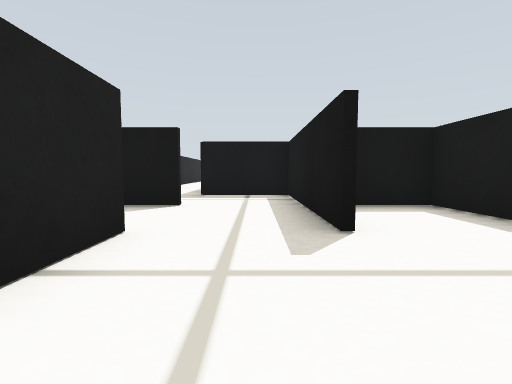
[1] (above)

24 first-person views from a walk through a Gazebo world. The camera is 0.13 m above the floor, tilts 4° down and sees 85° across. The floor is counted in squares, 0.2 m on a side. Each view is taken from the middle of a square. On the plan, view 1 faces up. The plan holds only what a view shows up to about 9 squares ahead; the rest is blank.

[2]
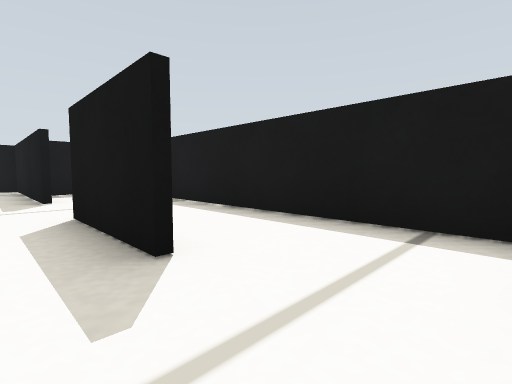

[3]
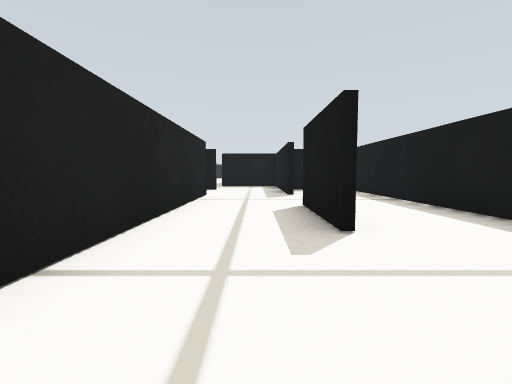

[4]
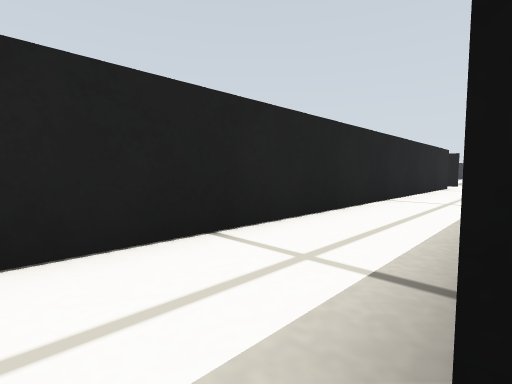

[5]
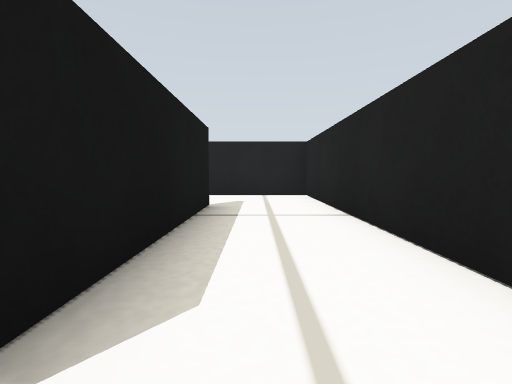

[6]
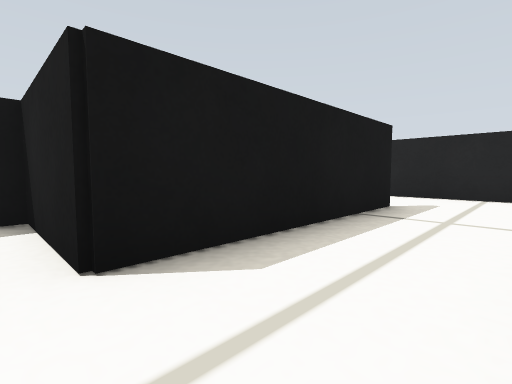

[7]
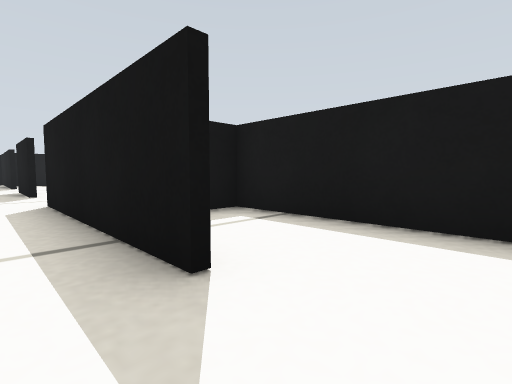

[8]
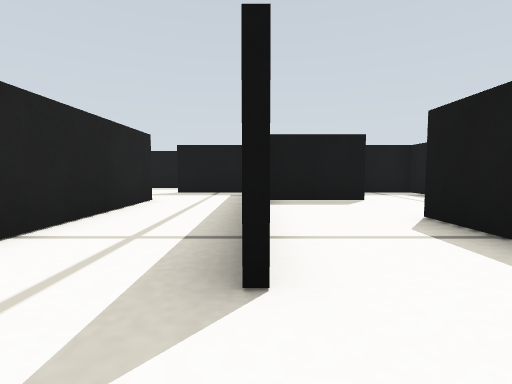

[9]
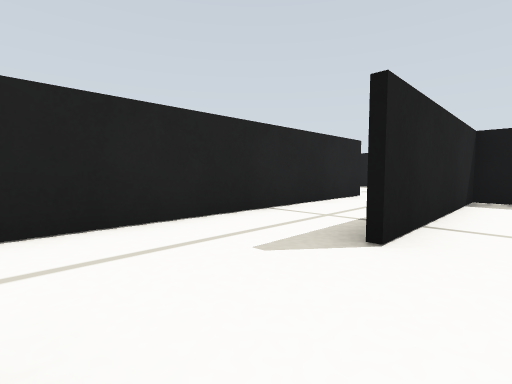

[10]
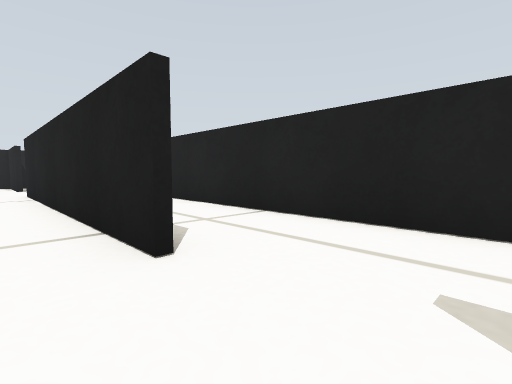

[11]
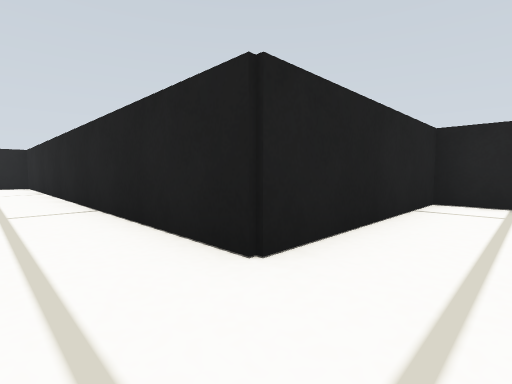

[12]
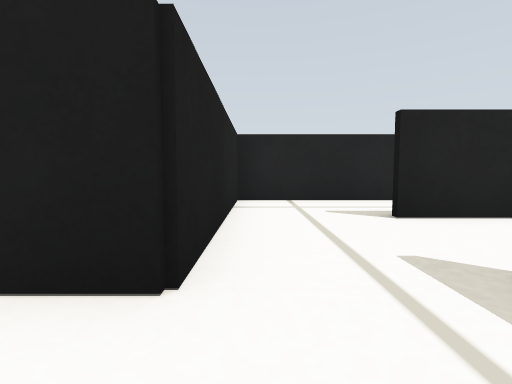

[13]
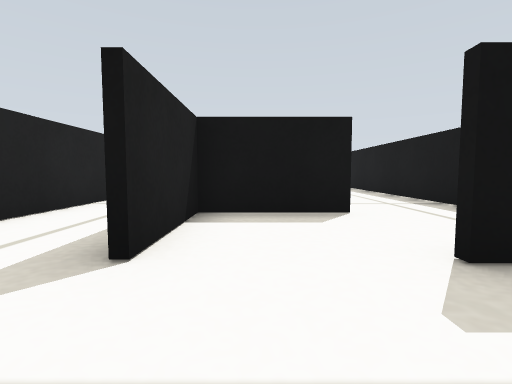

[14]
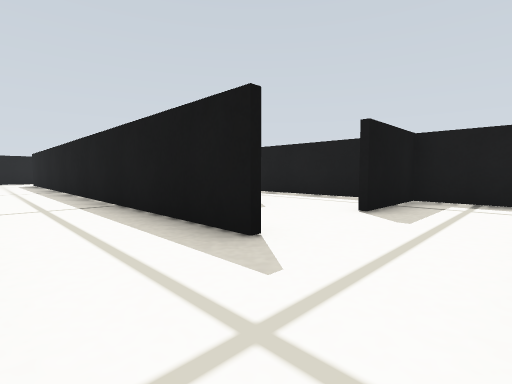

[15]
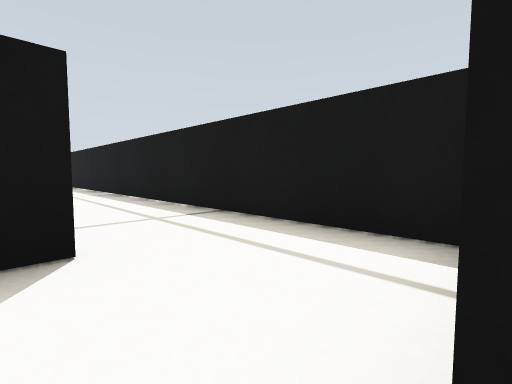

[16]
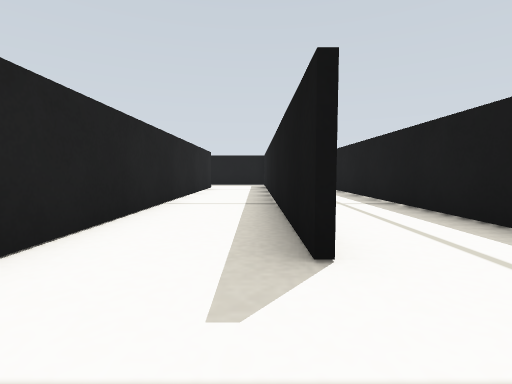

[17]
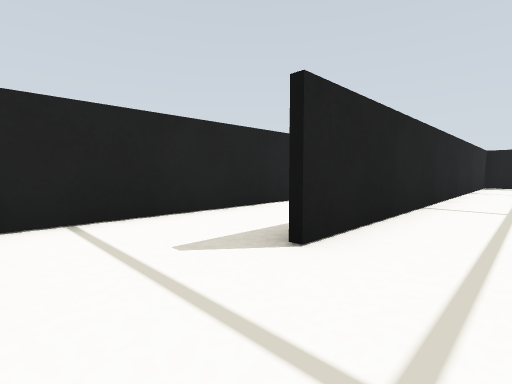

[18]
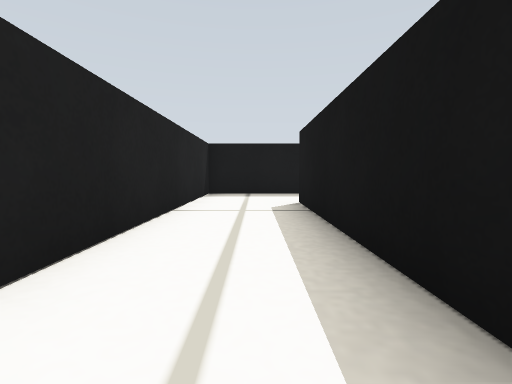

[19]
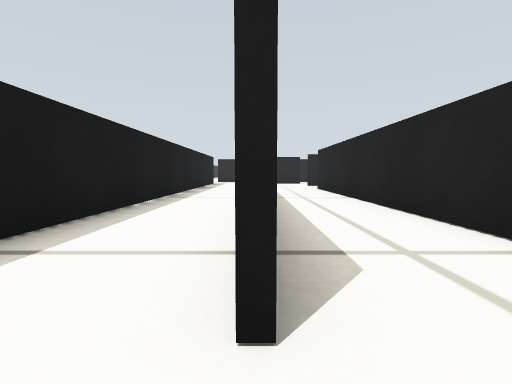

[20]
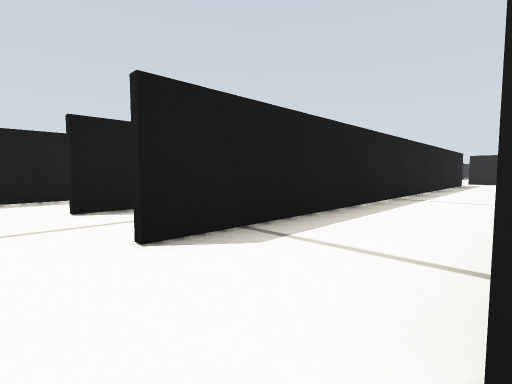

[21]
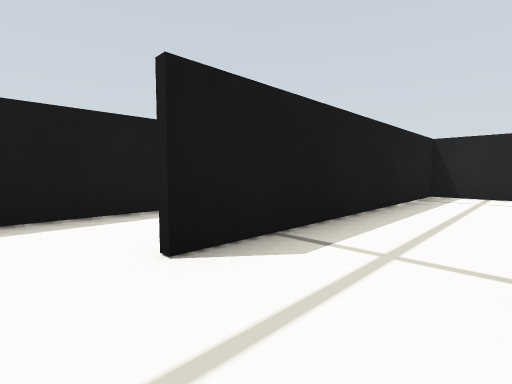

[22]
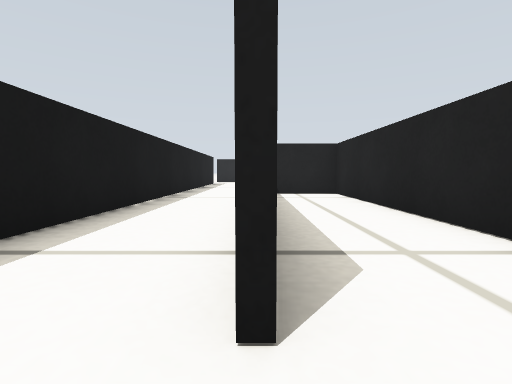

[23]
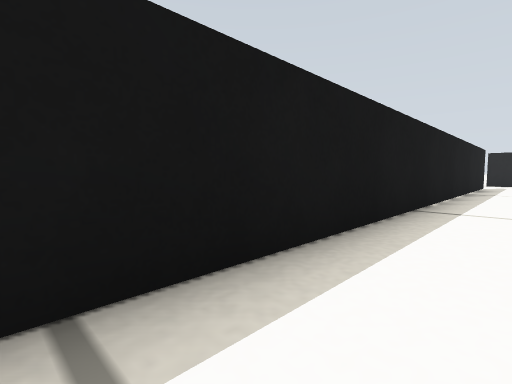

[24]
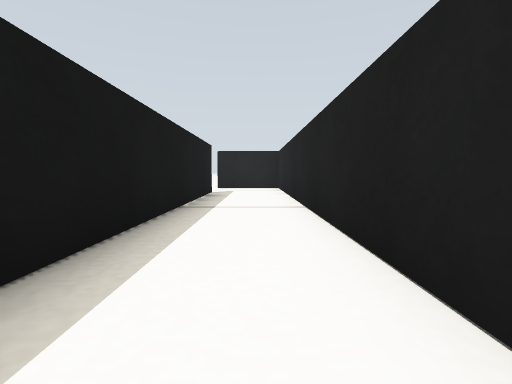

### Floor plan
Points are (right, up) in squares from view 1. A wall is a line through its corners. A room is listed if a view was taken in it or the views show most of it. See-through windows are left out.
Room 1 (views 1, 2, 3, 4, 5, 6, 7)
walls: (0.9, -2.1) (0.9, 0.5); (0.9, 3) (0.9, 4.5); (-1.4, 3) (-1.4, -11.9) (1.9, -11.9); (0.9, -9.6) (0.9, -4.4) (3.4, -4.4) (3.4, 5.4) (1.4, 5.4)
ways out: opening at (-0.5, 5) to room 7; opening at (-2, 3.5) to room 8; opening at (1, -10.5) to room 9
Room 2 (views 8, 11, 12, 13, 14)
walls: (-4.1, 6.2) (-4.1, 7.9) (-6.5, 7.9); (-11.4, 7.5) (-11.4, 5.6) (-6.4, 5.6) (-6.4, -6.4)
ways out: opening at (-4, -1) to room 3; opening at (-9, 8) to room 4
Room 3 (views 9, 10)
walls: (-3.9, -1.9) (-3.9, -9.5)
ways out: opening at (-4, -1) to room 2; opening at (-3, 1.5) to room 8
Room 4 (views 15, 16, 17, 18, 19, 20)
walls: (-6.5, 13) (-6.5, 19.5); (-8.9, 20.1) (-8.9, 11.1); (-11.4, 12.4) (-11.4, 7.5); (-6.4, 10.4) (-8.9, 10.4) (-8.9, 8); (-9.1, 8) (-9.1, 16.9); (-4.1, 8.4) (-4.1, 23); (-3.6, 25.4) (-6.4, 25.4) (-6.4, 13)
ways out: opening at (-9, 8) to room 2; opening at (-4, 23.5) to room 7
Room 5 (views 21, 22)
walls: (-1.4, 21.4) (-1.4, 15.6) (0.9, 15.6) (0.9, 23)
ways out: opening at (1, 23.5) to room 6; opening at (-2, 23.5) to room 7
Room 6 (views 23, 24)
walls: (1.1, 16.1) (1.1, 7.9); (3.4, 8) (3.4, 23.9)
ways out: opening at (1, 23.5) to room 5
Room 7 (no view inside)
walls: (-1.6, 13.6) (-1.6, 23); (1.1, 7.9) (-1.6, 7.9); (0.9, 4.5) (0.9, 7.9)
ways out: opening at (-0.5, 5) to room 1; opening at (-4, 23.5) to room 4; opening at (-2, 23.5) to room 5
Room 8 (no view inside)
walls: (-1.6, 1.5) (-1.6, 3); (-1.4, 5.4) (-3.9, 5.4) (-3.9, 0.5)
ways out: opening at (-2, 3.5) to room 1; opening at (-3, 1.5) to room 3
Room 9 (no view inside)
walls: (3.4, -10.9) (3.4, -7.1)
ways out: opening at (1, -10.5) to room 1

Positions as (right, up) in squares from view 1, and headings:
1: (0, 0), facing up
2: (0, -4), facing up-right
3: (0, -5), facing up
4: (1, -10), facing up-left
5: (0, -4), facing down
6: (-1, -4), facing down-right
7: (0, -11), facing up-right
8: (-4, -1), facing up
9: (-3, -2), facing up-left
10: (-3, 0), facing down-left
11: (-5, 7), facing down-left
12: (-5, 6), facing left
13: (-8, 6), facing up
14: (-11, 6), facing up-right
15: (-7, 8), facing up-right
16: (-7, 11), facing up
17: (-5, 11), facing up-left
18: (-5, 17), facing up
19: (-4, 24), facing down
20: (-4, 24), facing down-right
21: (-1, 24), facing down-right
22: (1, 24), facing down
23: (2, 22), facing down-right
24: (2, 17), facing down
